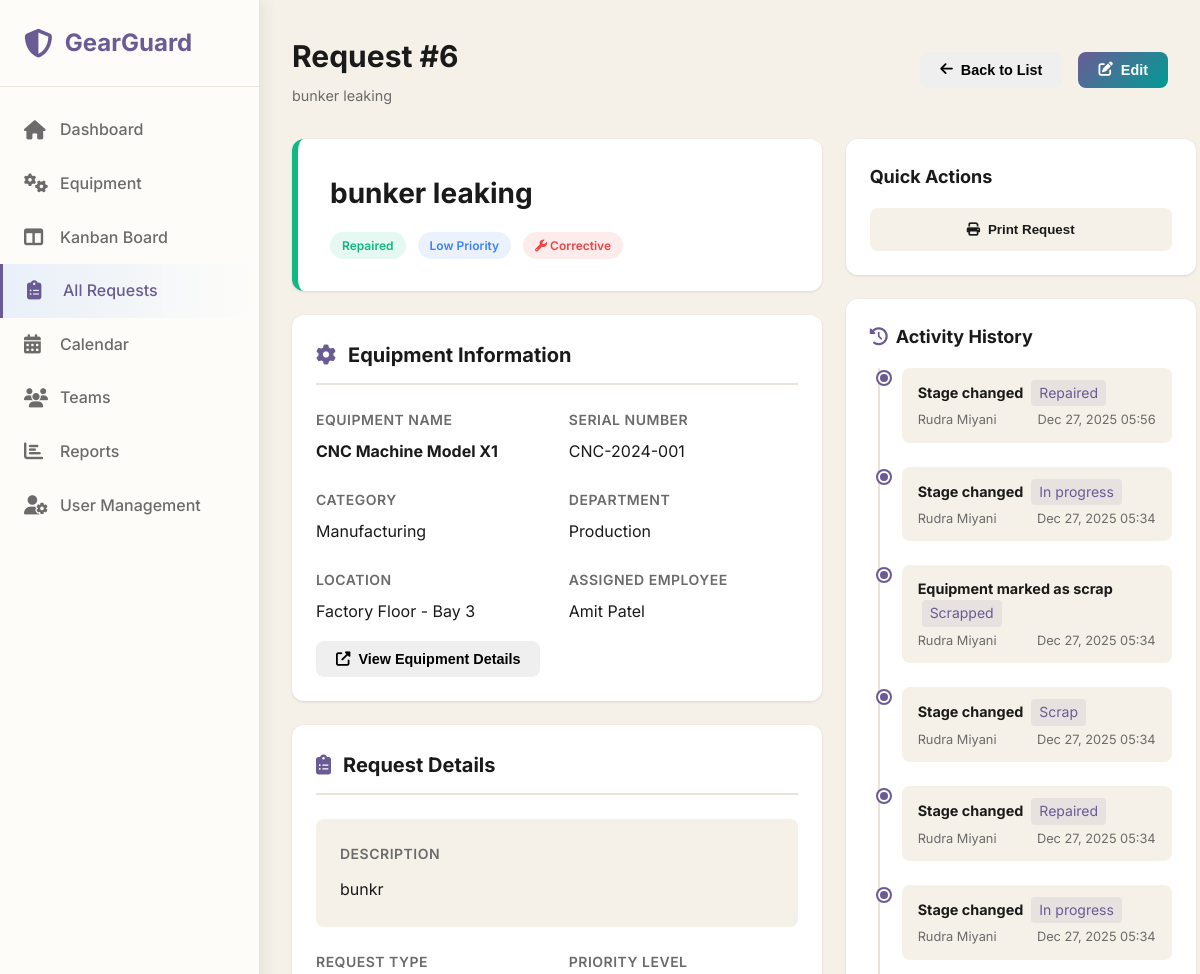
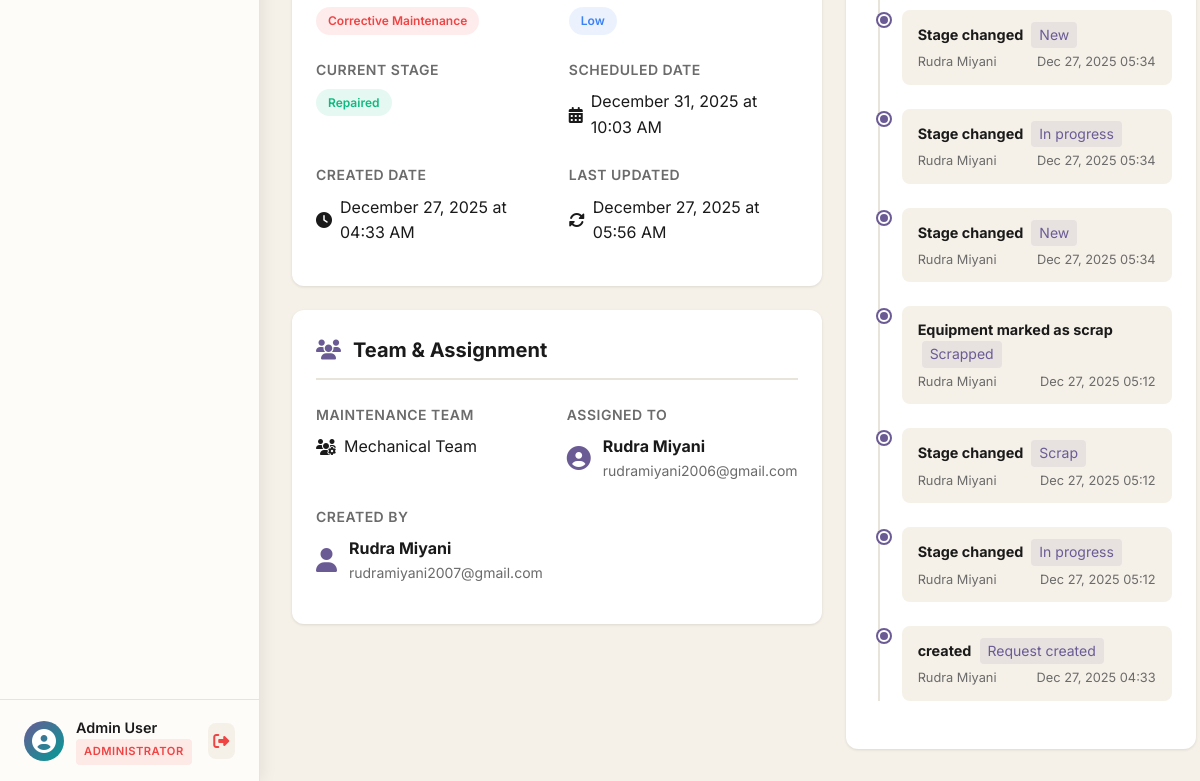
The page /pages/view-request.php?id=6 (signed in) on the database as committed earlier (2 pictures, top to bottom).
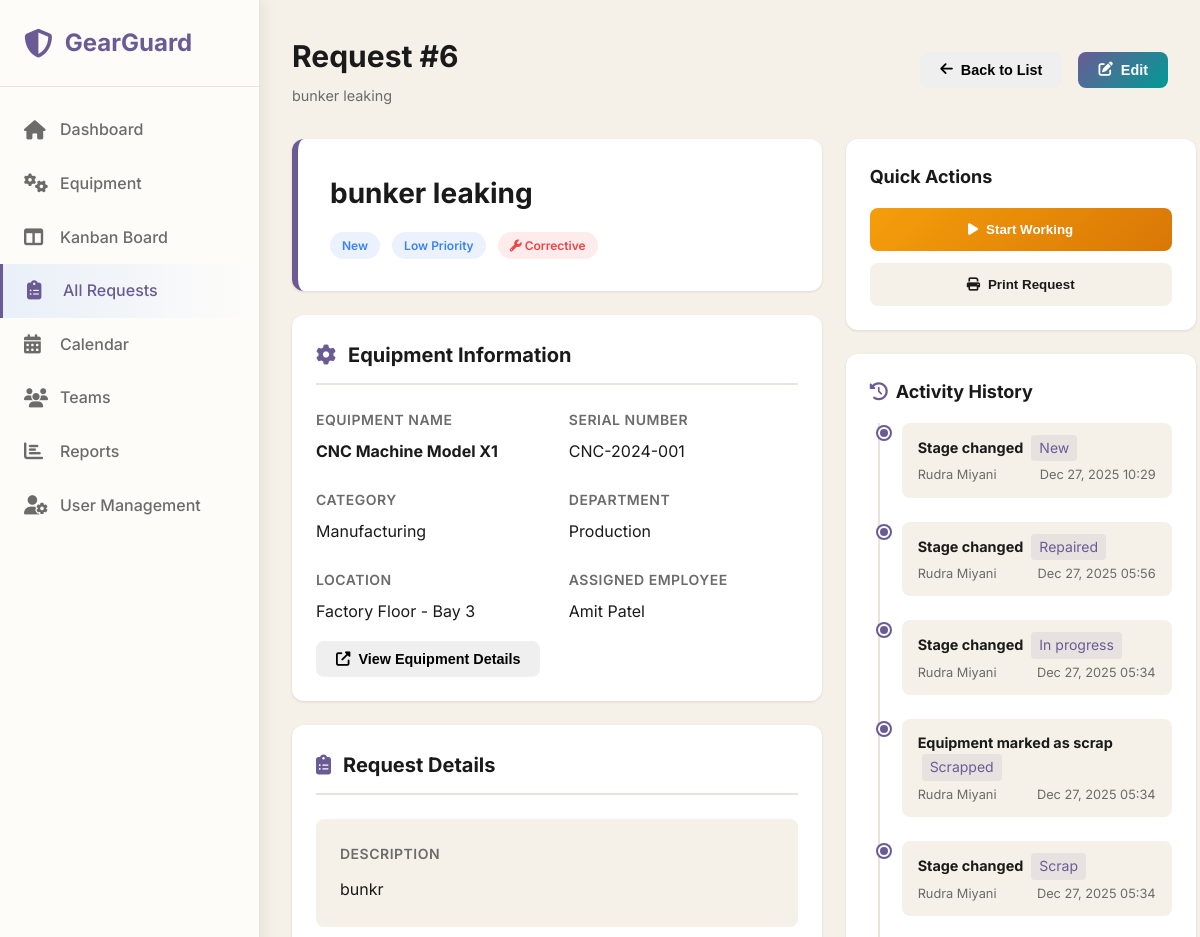
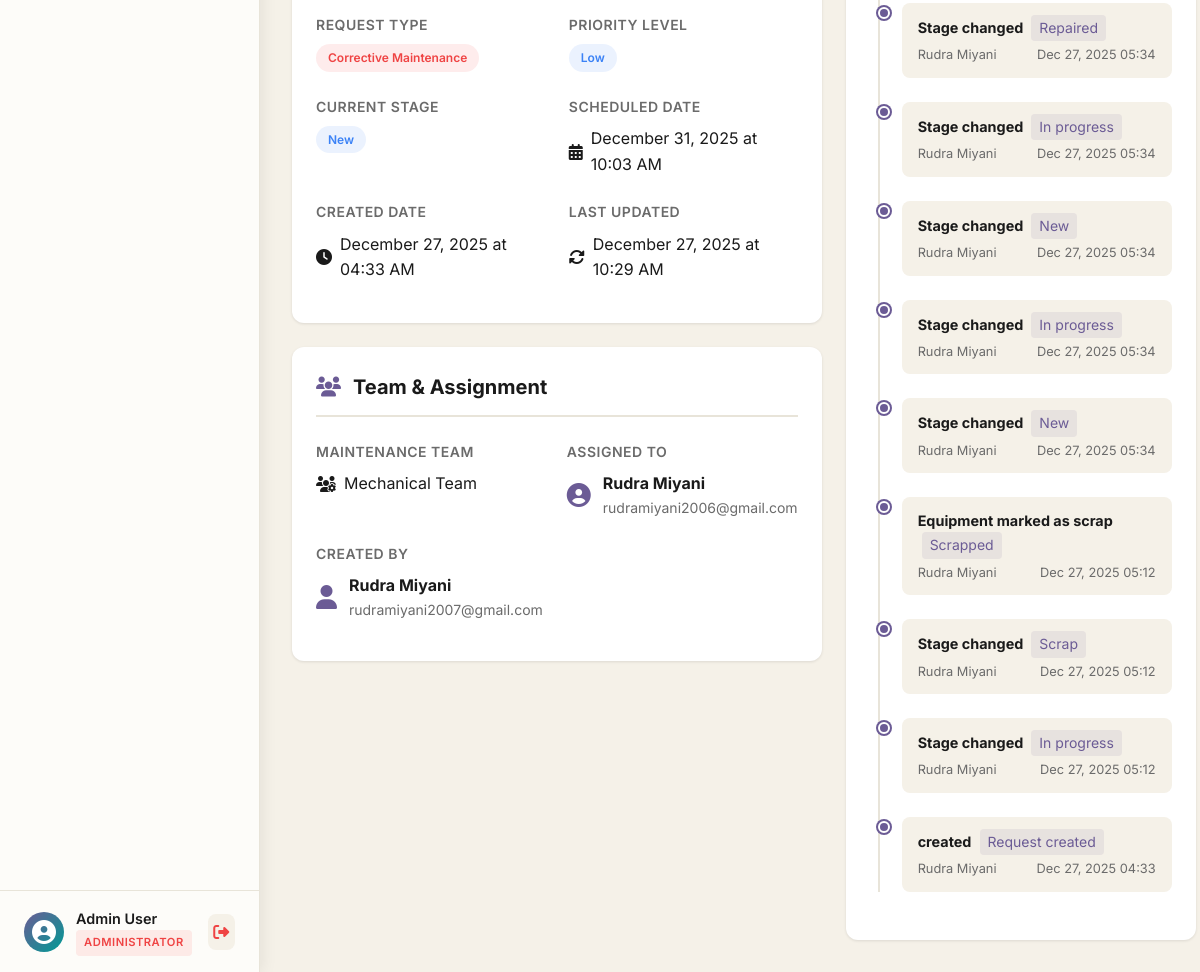
The same page on the database as committed later (2 pictures, top to bottom).
### tables this page shows
CREATE TABLE `maintenance_requests` (
  `id` int(11) NOT NULL,
  `subject` varchar(255) NOT NULL,
  `description` text DEFAULT NULL,
  `equipment_id` int(11) NOT NULL,
  `request_type` enum('corrective','preventive') NOT NULL,
  `stage` enum('new','in_progress','repaired','scrap') DEFAULT 'new',
  `priority` enum('low','medium','high','urgent') DEFAULT 'medium',
  `scheduled_date` datetime DEFAULT NULL,
  `completed_date` datetime DEFAULT NULL,
  `duration_hours` decimal(5,2) DEFAULT NULL,
  `assigned_to` int(11) DEFAULT NULL,
  `created_by` int(11) NOT NULL,
  `is_overdue` tinyint(1) DEFAULT 0,
  `notes` text DEFAULT NULL,
  `created_at` timestamp NOT NULL DEFAULT current_timestamp(),
  `updated_at` timestamp NOT NULL DEFAULT current_timestamp() ON UPDATE current_timestamp()
);

CREATE TABLE `request_history` (
  `id` int(11) NOT NULL,
  `request_id` int(11) NOT NULL,
  `user_id` int(11) NOT NULL,
  `action` varchar(100) NOT NULL,
  `old_value` text DEFAULT NULL,
  `new_value` text DEFAULT NULL,
  `comments` text DEFAULT NULL,
  `created_at` timestamp NOT NULL DEFAULT current_timestamp()
);

CREATE TABLE `users` (
  `id` int(11) NOT NULL,
  `name` varchar(100) NOT NULL,
  `email` varchar(100) NOT NULL,
  `password` varchar(255) NOT NULL,
  `role` enum('admin','manager','technician','user') NOT NULL DEFAULT 'user',
  `avatar` varchar(255) DEFAULT NULL,
  `is_active` tinyint(1) DEFAULT 1,
  `failed_attempts` int(11) DEFAULT 0,
  `locked_until` datetime DEFAULT NULL,
  `last_login` datetime DEFAULT NULL,
  `email_verified` tinyint(1) DEFAULT 0,
  `verification_token` varchar(100) DEFAULT NULL,
  `reset_token` varchar(100) DEFAULT NULL,
  `reset_token_expiry` datetime DEFAULT NULL,
  `created_at` timestamp NOT NULL DEFAULT current_timestamp(),
  `updated_at` timestamp NOT NULL DEFAULT current_timestamp() ON UPDATE current_timestamp()
);

CREATE TABLE `equipment` (
  `id` int(11) NOT NULL,
  `equipment_name` varchar(100) NOT NULL,
  `serial_number` varchar(100) NOT NULL,
  `category` varchar(50) DEFAULT NULL,
  `department` varchar(100) DEFAULT NULL,
  `assigned_to_employee` varchar(100) DEFAULT NULL,
  `purchase_date` date DEFAULT NULL,
  `warranty_expiry` date DEFAULT NULL,
  `location` varchar(255) DEFAULT NULL,
  `maintenance_team_id` int(11) DEFAULT NULL,
  `default_technician_id` int(11) DEFAULT NULL,
  `status` enum('active','under_maintenance','scrapped') DEFAULT 'active',
  `notes` text DEFAULT NULL,
  `created_at` timestamp NOT NULL DEFAULT current_timestamp(),
  `updated_at` timestamp NOT NULL DEFAULT current_timestamp() ON UPDATE current_timestamp()
);

CREATE TABLE `maintenance_teams` (
  `id` int(11) NOT NULL,
  `team_name` varchar(100) NOT NULL,
  `description` text DEFAULT NULL,
  `created_at` timestamp NOT NULL DEFAULT current_timestamp(),
  `updated_at` timestamp NOT NULL DEFAULT current_timestamp() ON UPDATE current_timestamp()
);

### pages/view-request.php (the view, shortened to what the changed rows need)
<?php
require_once '../php/config.php';
$requestId = isset($_GET['id']) ? intval($_GET['id']) : 0;
try {
    $stmt = $conn->prepare("
        SELECT
            mr.*,
            e.equipment_name,
            e.serial_number,
            e.category,
            e.department,
            e.location,
            e.assigned_to_employee,
            assigned.name as assigned_to_name,
            assigned.email as assigned_to_email,
            assigned.role as assigned_to_role,
            creator.name as created_by_name,
            creator.email as created_by_email,
            mt.team_name
        FROM maintenance_requests mr
        INNER JOIN equipment e ON mr.equipment_id = e.id
        LEFT JOIN users assigned ON mr.assigned_to = assigned.id
        INNER JOIN users creator ON mr.created_by = creator.id
        LEFT JOIN maintenance_teams mt ON e.maintenance_team_id = mt.id
        WHERE mr.id = ?
    ");
    $stmt->execute([$requestId]);
    $request = $stmt->fetch();
    $stmt = $conn->prepare("
        SELECT
            rh.*,
            u.name as user_name
        FROM request_history rh
        LEFT JOIN users u ON rh.user_id = u.id
        WHERE rh.request_id = ?
        ORDER BY rh.created_at DESC
    ");
    $stmt->execute([$requestId]);
    $history = $stmt->fetchAll();
} catch (PDOException $e) {
    error_log("View request error: " . $e->getMessage());
    $_SESSION['error'] = "Error loading request details.";
    header("Location: requests.php");
    exit();
}
$isOverdue = false;
if ($request['scheduled_date'] && !in_array($request['stage'], ['repaired', 'scrap'])) {
    $isOverdue = strtotime($request['scheduled_date']) < time();
}
?>
<!DOCTYPE html>
<html lang="en">
<head>
    <link rel="stylesheet" href="../css/dashboard.css">
    <link rel="stylesheet" href="../css/view-request.css">
    <link rel="stylesheet" href="https://cdnjs.cloudflare.com/ajax/libs/font-awesome/6.5.1/css/all.min.css">
</head>
<body>
    <main class="main-content">
        <header class="top-header">
            <div>
                <h1>Request #<?php echo $request['id']; ?></h1>
                <p class="dashboard-subtitle"><?php echo htmlspecialchars($request['subject']); ?></p>
            </div>
        </header>
        <div class="request-details-container">
            <div class="details-main">
                <div class="status-header stage-<?php echo $request['stage']; ?>">
                    <div class="status-info">
                        <h2><?php echo htmlspecialchars($request['subject']); ?></h2>
                    </div>
                    <div class="status-badges">
                        <span class="badge badge-stage-<?php echo $request['stage']; ?>">
                            <?php echo str_replace('_', ' ', ucfirst($request['stage'])); ?>
                        </span>
                        <span class="badge badge-priority-<?php echo $request['priority']; ?>">
                            <?php echo ucfirst($request['priority']); ?> Priority
                        </span>
                        <span class="badge badge-<?php echo $request['request_type']; ?>">
                            <i
                                class="fas fa-<?php echo $request['request_type'] == 'preventive' ? 'calendar-check' : 'wrench'; ?>"></i>
                            <?php echo ucfirst($request['request_type']); ?>
                        </span>
                    </div>
                </div>
                <div class="detail-section">
                    <div class="detail-grid">
                        <div class="detail-item">
                            <span
                                class="detail-value"><strong><?php echo htmlspecialchars($request['equipment_name']); ?></strong></span>
                        </div>
                        <div class="detail-item">
                            <span class="detail-label">Serial Number</span>
                            <span class="detail-value"><?php echo htmlspecialchars($request['serial_number']); ?></span>
                        </div>
                        <div class="detail-item">
                            <span class="detail-label">Category</span>
                            <span class="detail-value"><?php echo htmlspecialchars($request['category']); ?></span>
                        </div>
                        <div class="detail-item">
                            <span class="detail-label">Department</span>
                            <span class="detail-value"><?php echo htmlspecialchars($request['department']); ?></span>
                        </div>
                        <div class="detail-item">
                            <span class="detail-label">Location</span>
                            <span class="detail-value"><?php echo htmlspecialchars($request['location']); ?></span>
                        </div>
                        <?php if ($request['assigned_to_employee']): ?>
                            <div class="detail-item">
                                <span class="detail-label">Assigned Employee</span>
                                <span
                                    class="detail-value"><?php echo htmlspecialchars($request['assigned_to_employee']); ?></span>
                            </div>
                        <?php endif; ?>
                    </div>
                </div>
                <div class="detail-section">
                    <?php if ($request['description']): ?>
                        <div class="description-box">
                            <h4>Description</h4>
                            <p><?php echo nl2br(htmlspecialchars($request['description'])); ?></p>
                        </div>
                    <?php endif; ?>
                    <div class="detail-grid">
                        <div class="detail-item">
                            <span class="detail-value">
                                <span class="badge badge-<?php echo $request['request_type']; ?>">
                                    <?php echo ucfirst($request['request_type']); ?> Maintenance
                                </span>
                            </span>
                        </div>
                        <div class="detail-item">
                            <span class="detail-value">
                                <span class="badge badge-priority-<?php echo $request['priority']; ?>">
                                    <?php echo ucfirst($request['priority']); ?>
                                </span>
                            </span>
                        </div>
                        <div class="detail-item">
                            <span class="detail-value">
                                <span class="badge badge-stage-<?php echo $request['stage']; ?>">
                                    <?php echo str_replace('_', ' ', ucfirst($request['stage'])); ?>
                                </span>
                            </span>
                        </div>
                        <?php if ($request['scheduled_date']): ?>
                            <div class="detail-item">
                                <span class="detail-label">Scheduled Date</span>
                                <span class="detail-value <?php echo $isOverdue ? 'text-danger' : ''; ?>">
                                    <i class="fas fa-calendar-alt"></i>
                                    <?php echo date('F d, Y \a\t h:i A', strtotime($request['scheduled_date'])); ?>
                                </span>
                            </div>
                        <?php endif; ?>
                        <div class="detail-item">
                            <span class="detail-label">Created Date</span>
                            <span class="detail-value">
                                <i class="fas fa-clock"></i>
                                <?php echo date('F d, Y \a\t h:i A', strtotime($request['created_at'])); ?>
                            </span>
                        </div>
                        <div class="detail-item">
                            <span class="detail-label">Last Updated</span>
                            <span class="detail-value">
                                <i class="fas fa-sync-alt"></i>
                                <?php echo date('F d, Y \a\t h:i A', strtotime($request['updated_at'])); ?>
                            </span>
                        </div>
                    </div>
                </div>
                <div class="detail-section">
                    <div class="detail-grid">
                        <?php if ($request['team_name']): ?>
                            <div class="detail-item">
                                <span class="detail-label">Maintenance Team</span>
                                <span class="detail-value">
                                    <i class="fas fa-users-cog"></i>
                                    <?php echo htmlspecialchars($request['team_name']); ?>
                                </span>
                            </div>
                        <?php endif; ?>
                        <div class="detail-item">
                            <span class="detail-value">
                                <?php if ($request['assigned_to_name']): ?>
                                    <div class="user-info-inline">
                                        <i class="fas fa-user-circle"></i>
                                        <div>
                                            <strong><?php echo htmlspecialchars($request['assigned_to_name']); ?></strong>
                                            <small><?php echo htmlspecialchars($request['assigned_to_email']); ?></small>
                                        </div>
                                    </div>
                                <?php else: ?>
                                    <span class="text-muted">Not assigned yet</span>
                                <?php endif; ?>
                            </span>
                        </div>
                        <div class="detail-item">
                            <span class="detail-value">
                                <div class="user-info-inline">
                                    <div>
                                        <strong><?php echo htmlspecialchars($request['created_by_name']); ?></strong>
                                        <small><?php echo htmlspecialchars($request['created_by_email']); ?></small>
                                    </div>
                                </div>
                            </span>
                        </div>
                    </div>
                </div>
            </div>
            <aside class="details-sidebar">
                <div class="sidebar-card">
                    <div class="quick-actions-list">
                        <?php if (canPerform('update_my_requests') || canPerform('assign_request')): ?>
                            <?php if ($request['stage'] === 'new'): ?>
                                <button class="action-btn start-btn"
                                    onclick="updateStage(<?php echo $requestId; ?>, 'in_progress')">
                                    <i class="fas fa-play"></i>
                                    Start Working
                                </button>
                            <?php endif; ?>
                        <?php endif; ?>
                        <button class="action-btn" onclick="window.print()">
                            <i class="fas fa-print"></i>
                            Print Request
                        </button>
                    </div>
                </div>
                <div class="sidebar-card">
                    <div class="history-timeline">
                        <?php if (empty($history)): ?>
                            <p class="text-muted">No activity recorded yet</p>
                        <?php else: ?>
                            <?php foreach ($history as $item): ?>
                                <div class="history-item">
                                    <div class="history-dot"></div>
                                    <div class="history-content">
                                        <p class="history-action">
                                            <strong><?php echo htmlspecialchars($item['action']); ?></strong>
                                            <?php if ($item['new_value']): ?>
                                                <span
                                                    class="history-value"><?php echo htmlspecialchars($item['new_value']); ?></span>
                                            <?php endif; ?>
                                        </p>
                                        <p class="history-meta">
                                            <span><?php echo htmlspecialchars($item['user_name'] ?? 'System'); ?></span>
                                            <span><?php echo date('M d, Y H:i', strtotime($item['created_at'])); ?></span>
                                        </p>
                                    </div>
                                </div>
                            <?php endforeach; ?>
                        <?php endif; ?>
                    </div>
                </div>
            </aside>
        </div>
    </main>
</body>
</html>

Rows that differ between the two databases and show on the page:
changed maintenance_requests "bunker leaking": stage "Repaired" → "New"; updated_at "December 27, 2025 at 05:56 AM" → "December 27, 2025 at 10:29 AM"
added request_history: action "Stage changed", new_value "New", user.name "Rudra Miyani", created_at "Dec 27, 2025 10:29"
Other text that changed with them:
text now shown: "Start Working"
